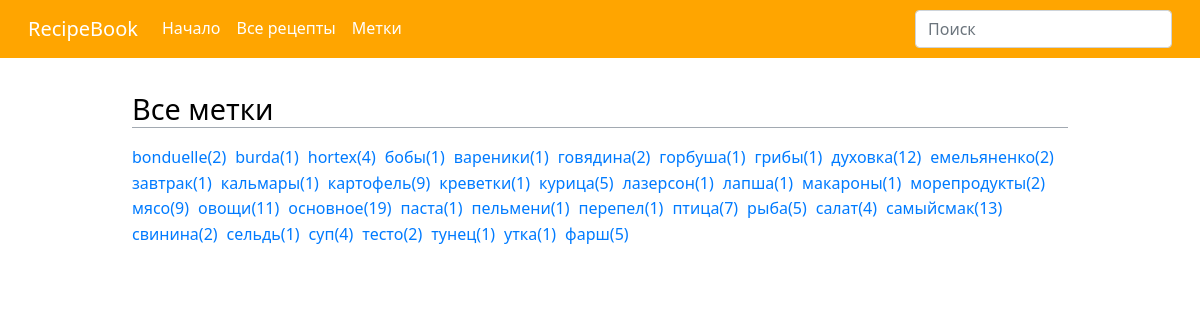
The app's page /tags with its own data.
### tables this page shows
CREATE TABLE tag (
    tag TEXT NOT NULL,
    recipe_id INTEGER 
);

### app.py (the view)
@app.route('/tags')
def view_taglist():
    page_title = 'Все метки' + ' | ' + SITE_TITLE
    with app.app_context():
        db = get_db()
        tag_list = recipedb.get_taglist(db)
    return render_template('taglist.html', tag_list=tag_list, page_title=page_title)

### app.py (called while the page is built)
def get_db():
    def make_dicts(cursor, row):
        return dict((cursor.description[idx][0], value)
                    for idx, value in enumerate(row))
    db = getattr(g, '_database', None)
    if db is None:
        db = g._database = sqlite3.connect(config.DATABASE)
    db.row_factory = make_dicts
    return db

@app.teardown_appcontext
def close_connection(exception):
    db = getattr(g, '_database', None)
    if db is not None:
        db.close()

### recipedb.py (called while the page is built)
def get_taglist(db):
    cur = db.cursor().execute('select tag, count(1) as qty from tag group by tag order by tag')
    rv = cur.fetchall()
    return rv

### templates/taglist.html
{% extends "base.html" %}
{% block content %}
    <h1>Все метки</h1>
    {% for tag in tag_list %}
        <a  style="margin-right: 0.3em;" href="{{ url_for('view_tag', tag=tag['tag']) }}">{{ tag['tag'] }}({{ tag['qty'] }})</span></a>
    {% endfor %}
{% endblock %}

### templates/base.html (shortened to what this page needs)
<!DOCTYPE html>
<html lang="en">
<head>
    <link href="https://cdn.jsdelivr.net/npm/bootstrap@5.0.1/dist/css/bootstrap.min.css" rel="stylesheet"
>
    <link rel="stylesheet" href="{{ url_for('static', filename='css/style.css') }}">
</head>
<body>
<header id="header">
    <nav class="navbar navbar-expand-lg navbar-dark bg-navbar px-lg-3">
        <div class="container-fluid">
            <a class="navbar-brand mb-0 h1" href="{{ url_for('index') }}">RecipeBook</a>
            <div class="collapse navbar-collapse" id="navbarSupportedContent">
                <ul class="navbar-nav mb-2 mb-lg-0">
                    <li class="nav-item">
                        <a class="nav-link" aria-current="page" href="{{ url_for('index') }}">
                           Начало
                        </a>
                    </li>
                    <li class="nav-item">
                        <a class="nav-link" aria-current="page" href="{{ url_for('view_recipelist') }}">
                           Все рецепты
                        </a>
                    </li>
                    <li class="nav-item">
                        <a class="nav-link" href="{{ url_for('view_taglist') }}">
                            Метки
                        </a>
                    </li>
                </ul>
                <ul class="navbar-nav ms-md-auto">
                    <li clas="">
                        <form class="d-flex" action="{{ url_for('search') }}" method="POST">
                            <input class="form-control" type="search" placeholder="Поиск" aria-label="Search" name="search" aria-describedby="searchButton">
                        </form>
                    </li>
                </ul>
            </div>
        </div>
    </nav>
</header>
<div id="content" class="container">
        {% block content %}{% endblock %}
</div>
</body>
</html>

### static/css/style.css (style rules this page uses)
body { overflow-y: scroll; font-size:100%; color: #212529; line-height: 1.6; }
.bg-navbar { background-color: #ffa500; }
.navbar-dark .navbar-nav .nav-link { color: #fff; }
h1, h2, h3, h4, h5, h6 { color: #000; font-weight: 500; margin: 0; padding: 0; }
h1 { font-size: 180%; border-bottom: 1px solid #a2a9b1; margin: 1.2em 0 0.6em; }
.container { max-width: 960px; }
.container a { color: #007bff; text-decoration: none; }

### records on screen
tag: tag "емельяненко", qty "2"
tag: tag "основное", qty "19"
tag: tag "птица", qty "7"

### other values on screen
{{ tag['tag'] }} "bonduelle" "burda" "hortex" "бобы" "вареники" "говядина" "горбуша" "грибы" "духовка" "завтрак" "кальмары" "картофель" "креветки" "курица" "лазерсон" "лапша" "макароны" "морепродукты" "мясо" "овощи" "паста" "пельмени" "перепел" "рыба" "салат" "самыйсмак" "свинина" "сельдь" "суп" "тесто" "тунец" "утка" "фарш"
{{ tag['qty'] }} "2" "1" "4" "1" "1" "2" "1" "1" "12" "1" "1" "9" "1" "5" "1" "1" "1" "2" "9" "11" "1" "1" "1" "5" "4" "13" "2" "1" "4" "2" "1" "1" "5"
